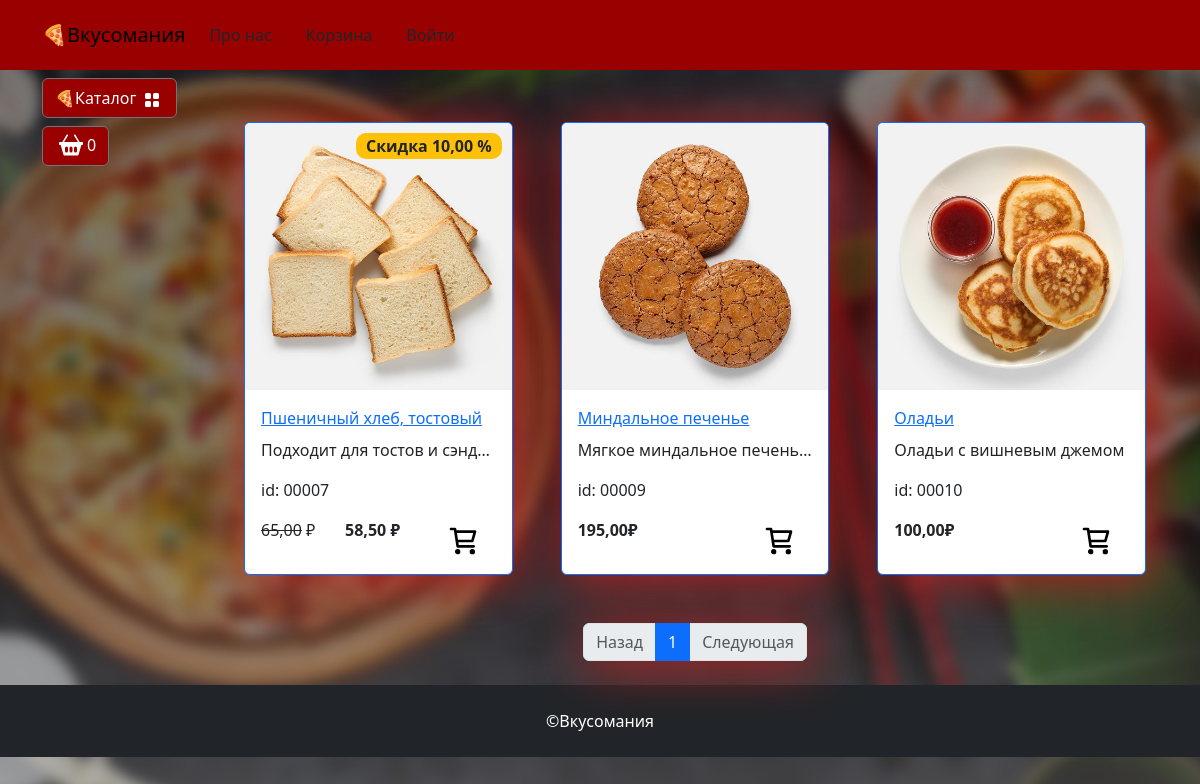
Page /catalog/hleb-i-vypechka/ on the committed database.
### goods/models.py (models this page shows, shortened)
class Products(models.Model):
    name = models.CharField(max_length=150, unique=True, verbose_name ='Название') # поле "Название" в категориях
    slug= models.SlugField(max_length=200, unique=True, blank = True, null=True, verbose_name = 'URL') # хранение фрагмента url адреса, может равняться 0
    description = models.TextField(blank=True, null=True,verbose_name ='Описание')
    image = models.ImageField(upload_to='goods_images', blank=True, null=True, verbose_name = 'Изображение')
    price = models.DecimalField(default=0.00, max_digits = 7, decimal_places=2, verbose_name = 'Цена')
    discout= models.DecimalField(default=0.00, max_digits = 7, decimal_places=2, verbose_name = 'Скидка в %')
    quantity = models.PositiveBigIntegerField(default=0, verbose_name='Количество')
    category = models.ForeignKey (to=Categories, on_delete=models.CASCADE, verbose_name='Категория')
    class Meta:
        db_table = 'product'
        verbose_name = 'Продукт'
        verbose_name_plural = 'Продукты'
        ordering = ("id",)
    def display_id(self): #отображение id в определенном виде
        return f"{self.id:05}"
    def sell_price(self): #итоговая цена со скидкой
        if self.discout:
            return round (self.price - self.price*self.discout/100, 2)
        return self.price

### goods/views.py (the view)
# urls.py: path('catalog/', include('goods.urls', namespace = 'catalog')),
def catalog(request, category_slug=None):
    page = request.GET.get('page', 1)
    query = request.GET.get('q', None)
    if category_slug =='all':
        goods = Products.objects.all()
    elif query:
        goods =q_search(query)
    else:
        goods = get_list_or_404(Products.objects.filter(category__slug =category_slug))
    paginator = Paginator(goods, 6) #отображается по 3 элемента на странице
    current_page = paginator.page(int(page))
    context = {
        "title": "Вкусомания - Каталог",
        "goods": current_page,
        "slug_url": category_slug
    }
    return render(request, "goods/catalog.html", context)

### carts/models.py (called while the page is built)
    def total_price(self):
        return sum(cart.products_price() for cart in self)

    def total_quantity(self):
        if self:
            return sum(cart.quantity for cart in self)
        return 0

### carts/templatetags/carts_tags.py (called while the page is built)
@register.simple_tag()
def user_carts(request):
     return get_user_carts(request)

### carts/utils.py (called while the page is built)
def get_user_carts(request):
    if request.user.is_authenticated:
        return Cart.objects.filter(user=request.user).select_related('product')
    if not request.session.session_key:
        request.session.create()
    return Cart.objects.filter(session_key=request.session.session_key).select_related('product')

### goods/templatetags/goods_tags.py (called while the page is built)
@register.simple_tag()
def tag_categories():
    return Categories.objects.all()

@register.simple_tag(takes_context=True)
def change_params(context, **kwargs):
    query = context['request'].GET.dict()
    query.update(kwargs)
    return urlencode(query)

### goods/templates/goods/catalog.html (shortened to what this page needs)
{% extends "base.html" %}
{% load static %}
{% load goods_tags %}
{% block modal_cart %}
{% include "includes/cart_button.html" %}
{% endblock  %}
{% block content %}
<div class="row">
    {% for product in goods %}
    <div class="col-lg-4 col-md-6 p-4">
        <div class="card border-primary rounded custom-shadow">
            {% if product.image %}
                <img src="{{ product.image.url }}" class="card-img-top" alt="{{ product.name }}">
            {% else %}
                <img src="{% static "deps/images/Not found image.png" %}" class="card-img-top" alt="...">
            {% endif %}
            <div class="card-body">
                <a href="{% url "catalog:product" product.slug %}">
                    <p class="card-title">{{ product.name }}</p>
                </a>
                <p class="card-text text-truncate">{{ product.description }}</p>
                <p class="product_id">id: {{ product.display_id }}</p>
                <div class="d-flex justify-content-between">
                    {% if product.discout %}
                        <p><s>{{product.price}}</s> ₽</p>
                        <p><strong>{{ product.sell_price}} ₽</strong></p>
                        <span class="badge bg-warning text-dark">Скидка {{product.discout}} %</span>
                    {% else %}
                        <p><strong>{{ product.price }}₽</strong></p>
                    {% endif %}
                    <a href="{% url "cart:cart_add" %}" class="btn add-to-cart"
                    data-product-id="{{ product.id }}">
                        <img class="mx-1" src="{% static "deps/icons/cart-plus.svg" %}" alt="Catalog Icon"
                            width="32" height="32">
                    </a>
                </div>
            </div>
        </div>
    </div>
    {% endfor %}
</div>
<nav aria-label="Page navigation example">
    <ul class="pagination justify-content-center my-4">
        <div class="custom-shadow d-flex">
            <li class="page-item {% if not goods.has_previous %}disabled{% endif %}">
              <a class="page-link" href="{% if goods.has_previous %}?{% change_params page=goods.previous_page_number %}{% else %}
              #
              {% endif %}">Назад</a>
            </li>
            {% for page  in goods.paginator.page_range %}
            {% if page >= goods.number|add:-2 and page <= goods.number|add:2 %}
                <li class="page-item {% if goods.number == page %} active {% endif %}">
                    <a class="page-link" href="?{% change_params page=page %}">{{ page }}</a>
                </li>
            {% endif %}
            {% endfor %}
            <li class="page-item {% if not goods.has_next %}disabled{% endif %}">
                <a class="page-link" href="{% if goods.has_next %}?{% change_params page=goods.next_page_number %}{% else %}
                #
                {% endif %}">Следующая</a>
              </li>
        </div>
    </ul>
</nav>
{% endblock content %}
{% block footer %}
<footer class="py-4 bg-dark">
    <div class="container">
        <p class="m-0 text-center text-white">&copyВкусомания</p>
    </div>
</footer>
{% endblock footer %}

### static/deps/css/my_css.css (style rules this page uses)
body { background-image: url("../images/bg-image.jpg"); background-repeat: no-repeat; background-attachment: fixed; background-position: center center; background-size: cover; height: 100%; }
.custom-shadow { box-shadow: 5px 5px 50px 1px #B22222; max-width: 800px; }
.badge.bg-warning.text-dark { position: absolute; top: 10px; right: 10px; z-index: 1; padding: 5px 10px; border-radius: 10px; font-size: 1rem; }

### carts/templates/carts/includes/included_cart.html (style rules this page uses)
.btn { height: 40px; }

### rows in the picture
Products: image (picture), name "Пшеничный хлеб, тостовый", description "Подходит для тостов и сэнд…", display_id "00007", price "65,00", sell_price "58,50", discout "10,00"
Products: image (picture), name "Миндальное печенье", description "Мягкое миндальное печень…", display_id "00009", price "195,00"
Products: image (picture), name "Оладьи", description "Оладьи с вишневым джемом", display_id "00010", price "100,00"

### other values in the picture
{{ carts.total_quantity }} "0"
{{ page }} "1"
